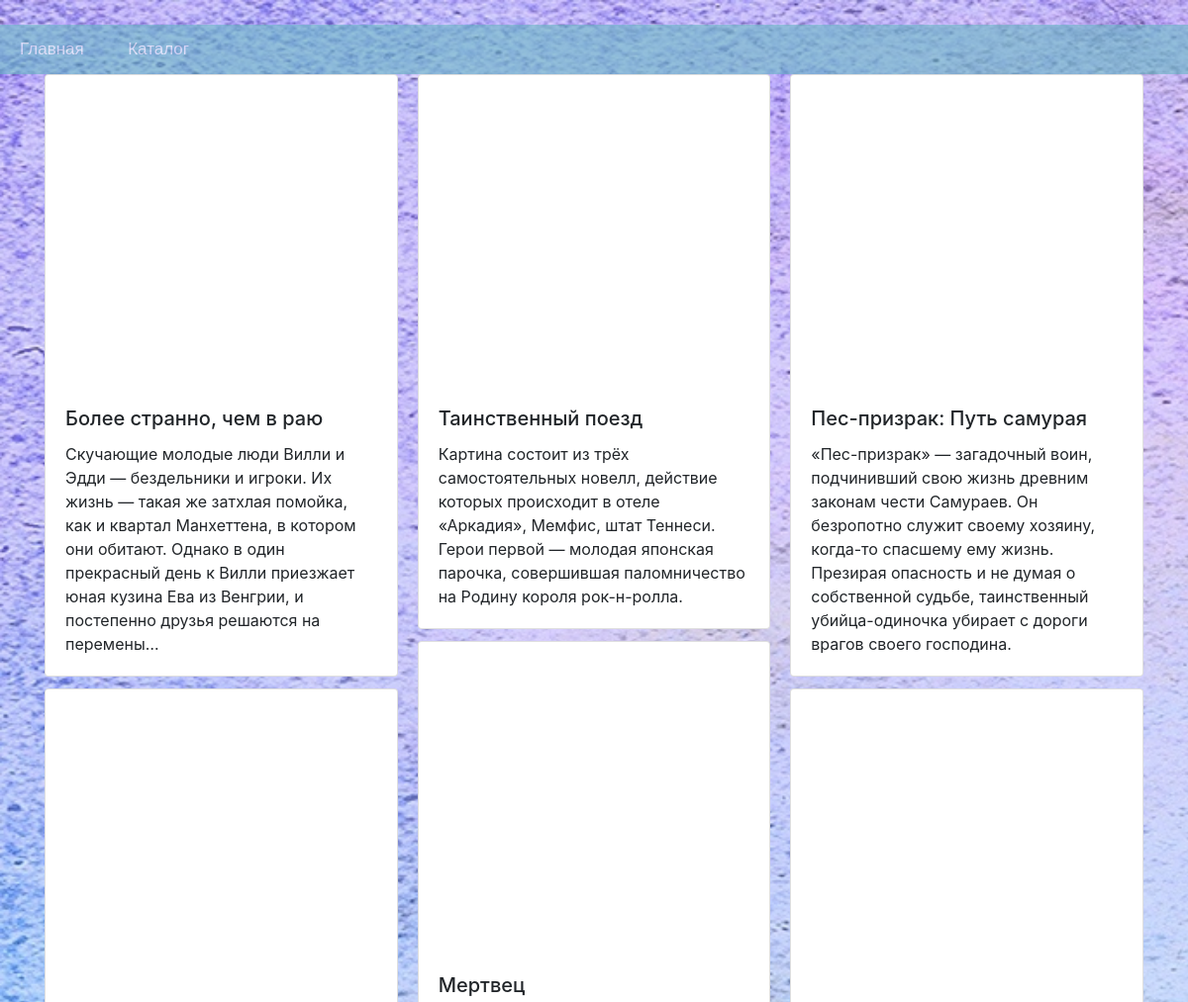
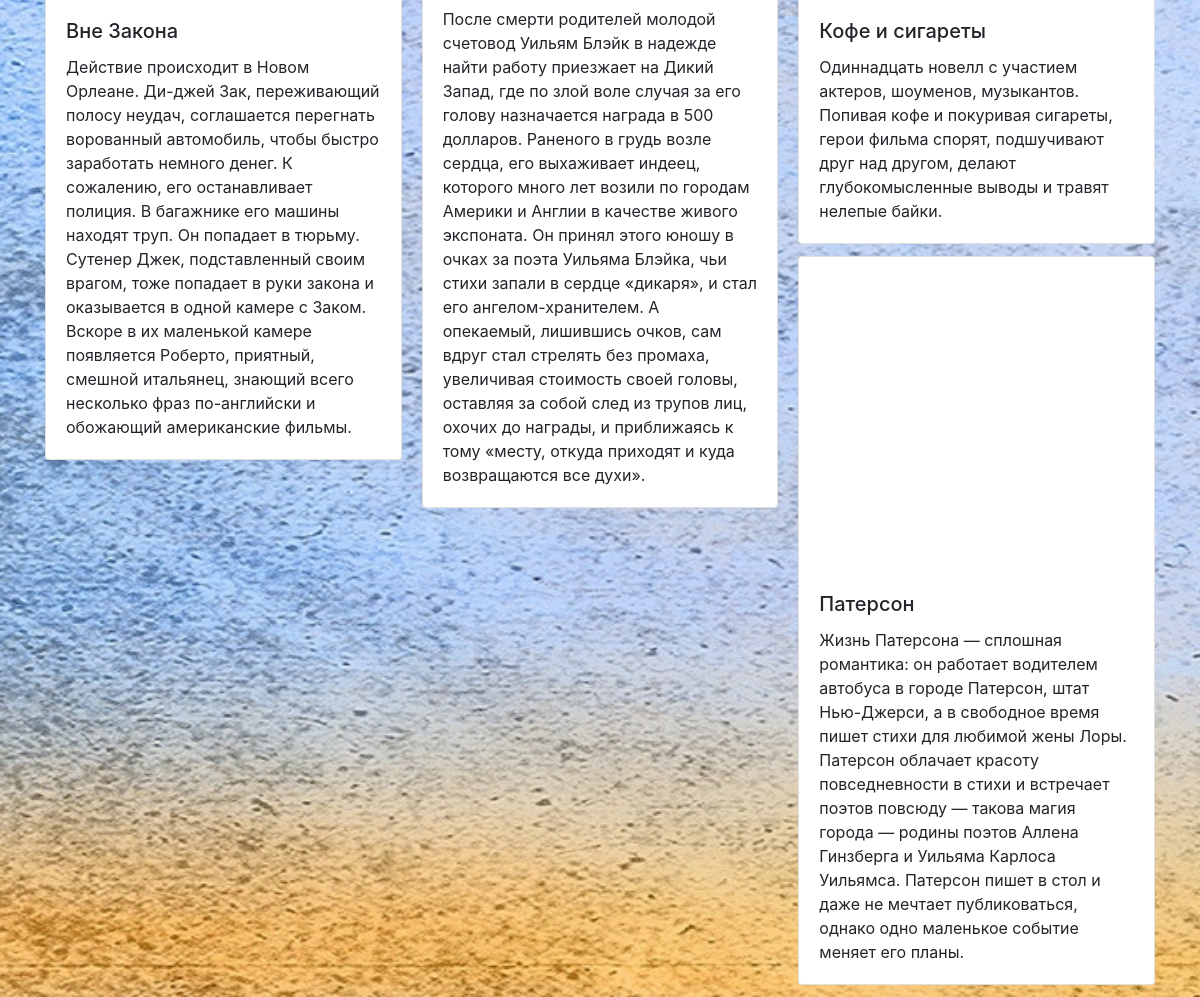
Page /Джим Джармуш/ on the committed database (2 pictures, top to bottom).
### catalog/models.py (models this page shows, shortened)
class Film(models.Model):
    director = models.ForeignKey(Director, on_delete=models.CASCADE, null=True)
    name = models.CharField(max_length=40, verbose_name='Название фильма')
    description = models.TextField(verbose_name='Описание фиьма')
    trailer = models.URLField(max_length=300,verbose_name='Ссылка на трейлер фильма', default='')

### catalog/views.py (the view)
# urls.py: path('<str:director>/', views.films, name='films'),
def films(request, director):
    films = Film.objects.filter(director__name=director)
    return render(request, 'groups.html', {'films': films})

### catalog/templates/groups.html (shortened to what this page needs)
{% load staticfiles %}
<link rel="stylesheet" href="https://stackpath.bootstrapcdn.com/bootstrap/4.3.1/css/bootstrap.min.css">
<ul class="menu">
        <li><a href="{% url 'main' %}">Главная</a></li>
        <li><a href="{% url 'catalog' %}">Каталог</a></li>
</ul>
<body class="back_scroll">
<div class="container">
    <div class="card-columns">
        {% for film in films %}
                    <div class="card">
                        <iframe width="560" height="315" src={{film.trailer}} frameborder="0" allow="accelerometer; autoplay; encrypted-media; gyroscope; picture-in-picture" allowfullscreen style="opacity: .9; padding: 10px" class="card-img-top"></iframe>
                        <div class="card-body">
                            <h5 class="card-title">{{film.name}}</h5>
                            <p class="card-text">{{film.description}}</p>
                        </div>
                    </div>
        {% endfor %}
    </div>
</div>
</body>

### rows in the picture
Film: name "Более странно, чем в раю", description "Скучающие молодые люди Вилли и Эдди — бездельники и игроки. Их жизнь — такая же затхлая помойка, как и квартал Манхеттена, в котором они обитают. Однако в один прекрасный день к Вилли приезжает юная кузина Ева из Венгрии, и постепенно друзья решаются на перемены…"
Film: name "Вне Закона", description "Действие происходит в Новом Орлеане. Ди-джей Зак, переживающий полосу неудач, соглашается перегнать ворованный автомобиль, чтобы быстро заработать немного денег. К сожалению, его останавливает полиция. В багажнике его машины находят труп. Он попадает в тюрьму. Сутенер Джек, подставленный своим врагом, тоже попадает в руки закона и оказывается в одной камере с Заком. Вскоре в их маленькой камере появляется Роберто, приятный, смешной итальянец, знающий всего несколько фраз по-английски и обожающий американские фильмы."
Film: name "Таинственный поезд", description "Картина состоит из трёх самостоятельных новелл, действие которых происходит в отеле «Аркадия», Мемфис, штат Теннеси. Герои первой — молодая японская парочка, совершившая паломничество на Родину короля рок-н-ролла."
Film: name "Мертвец", description "После смерти родителей молодой счетовод Уильям Блэйк в надежде найти работу приезжает на Дикий Запад, где по злой воле случая за его голову назначается награда в 500 долларов. Раненого в грудь возле сердца, его выхаживает индеец, которого много лет возили по городам Америки и Англии в качестве живого экспоната. Он принял этого юношу в очках за поэта Уильяма Блэйка, чьи стихи запали в сердце «дикаря», и стал его ангелом-хранителем. А опекаемый, лишившись очков, сам вдруг стал стрелять без промаха, увеличивая стоимость своей головы, оставляя за собой след из трупов лиц, охочих до награды, и приближаясь к тому «месту, откуда приходят и куда возвращаются все духи»."
Film: name "Пес-призрак: Путь самурая", description "«Пес-призрак» — загадочный воин, подчинивший свою жизнь древним законам чести Самураев. Он безропотно служит своему хозяину, когда-то спасшему ему жизнь. Презирая опасность и не думая о собственной судьбе, таинственный убийца-одиночка убирает с дороги врагов своего господина."
Film: name "Кофе и сигареты", description "Одиннадцать новелл с участием актеров, шоуменов, музыкантов. Попивая кофе и покуривая сигареты, герои фильма спорят, подшучивают друг над другом, делают глубокомысленные выводы и травят нелепые байки."
Film: name "Патерсон", description "Жизнь Патерсона — сплошная романтика: он работает водителем автобуса в городе Патерсон, штат Нью-Джерси, а в свободное время пишет стихи для любимой жены Лоры. Патерсон облачает красоту повседневности в стихи и встречает поэтов повсюду — такова магия города — родины поэтов Аллена Гинзберга и Уильяма Карлоса Уильямса. Патерсон пишет в стол и даже не мечтает публиковаться, однако одно маленькое событие меняет его планы."
